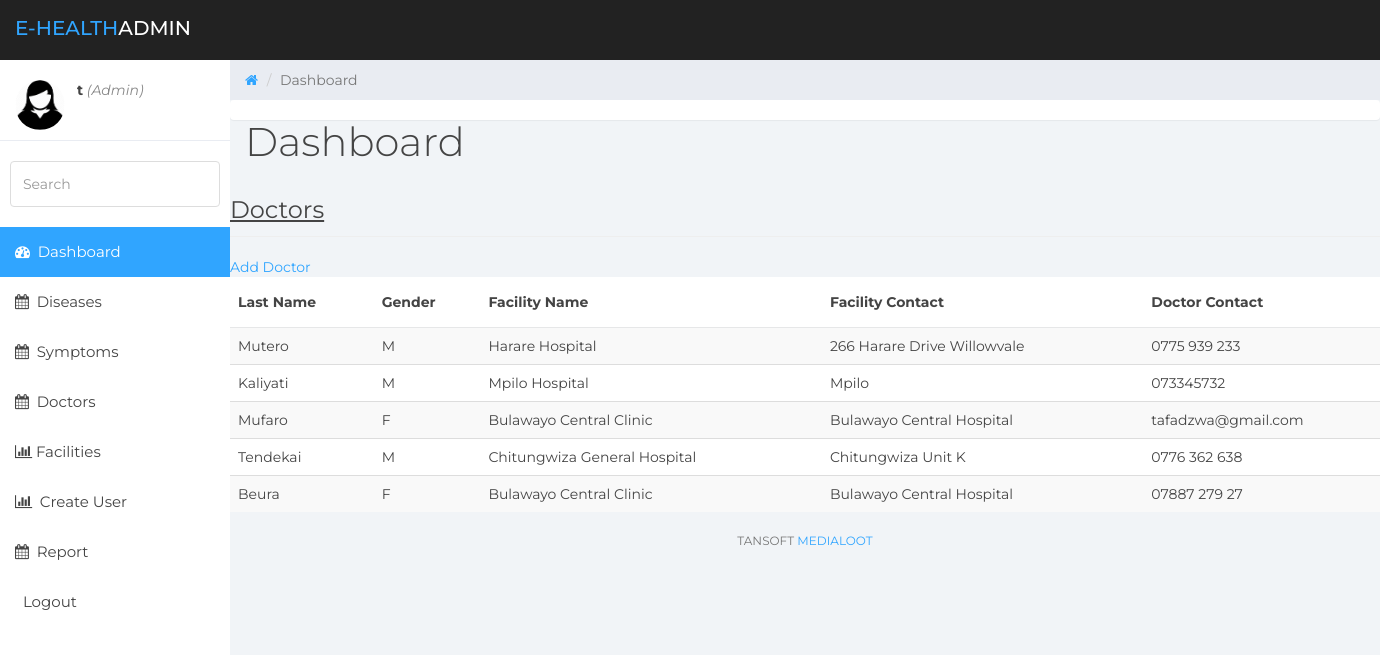
Page /admin/view_doctors.php (signed in) on the earlier database version.
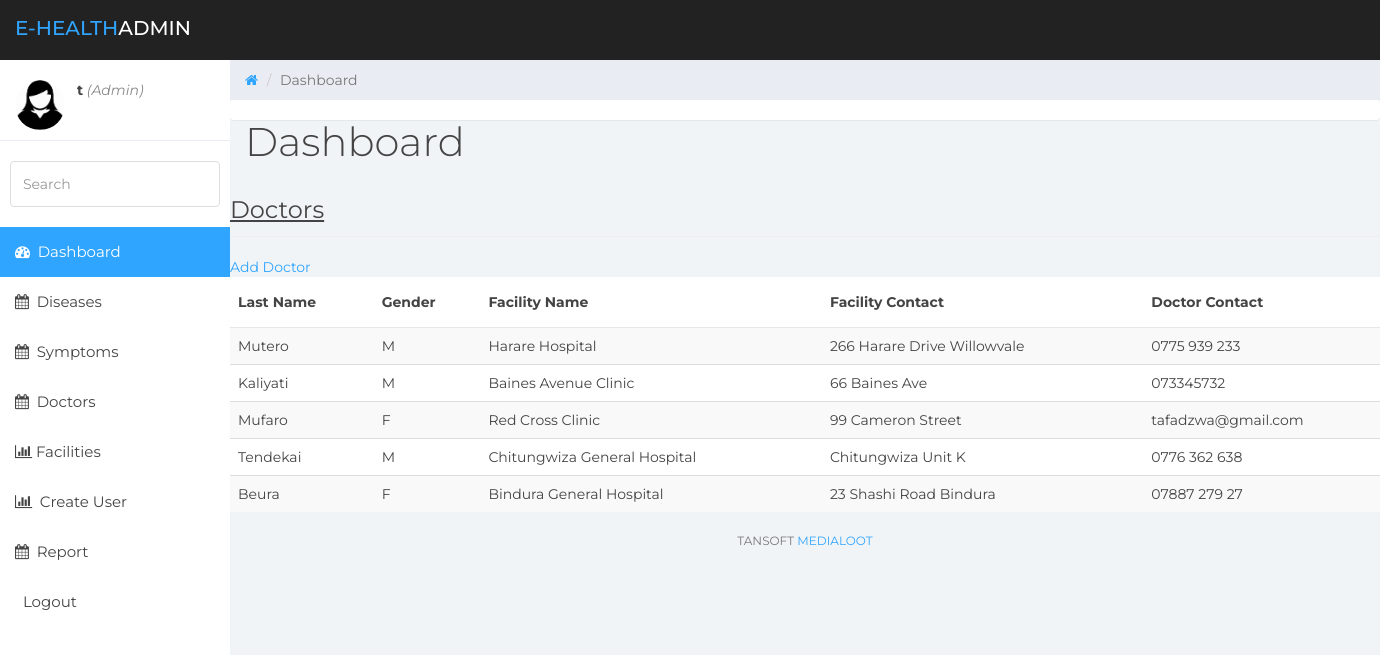
Same page on the later database version.
### tables this page shows
CREATE TABLE `practitioner` (
  `id` int(11) NOT NULL,
  `firstname` varchar(250) NOT NULL,
  `lastname` varchar(250) NOT NULL,
  `contact_details` varchar(250) NOT NULL,
  `date_created` varchar(250) NOT NULL,
  `gender` varchar(1) NOT NULL,
  `facility_id` int(11) NOT NULL,
  `speciality` varchar(250) NOT NULL,
  `disease_id` int(11) NOT NULL
);

CREATE TABLE `facility` (
  `id` int(11) NOT NULL,
  `name` varchar(250) NOT NULL,
  `city_id` int(250) NOT NULL,
  `address` varchar(250) NOT NULL,
  `latitude` double NOT NULL,
  `longitude` double NOT NULL
);

### admin/view_doctors.php (the view, shortened to what this page needs)
<!DOCTYPE html>
<html>
<head>
    <link href="../assets/css/bootstrap.min.css" rel="stylesheet">
    <link href="../assets/css/font-awesome.min.css" rel="stylesheet">
    <link href="../assets/css/datepicker3.css" rel="stylesheet">
    <link href="../assets/css/styles.css" rel="stylesheet">
</head>
<body>
<nav class="navbar navbar-custom navbar-fixed-top" role="navigation">
    <div class="container-fluid">
        <div class="navbar-header">
            <a class="navbar-brand" href="home.php"><span>E-health</span>Admin</a>
        </div>
    </div>
</nav>
<div id="sidebar-collapse" class="col-sm-3 col-lg-2 sidebar">
    <div class="profile-sidebar">
        <div class="profile-userpic">
            <img src="../images/admin_profile.png" class="img-responsive">
        </div>
        <div class="profile-usertitle">
            <div>
                <?php if (isset($_SESSION['user'])) : ?>
                    <strong><?php echo $_SESSION['user']['username']; ?></strong>
                    <i style="color: #888;">(<?php echo ucfirst($_SESSION['user']['user_type']); ?>)</i>
                    <br>
                <?php endif ?>
            </div>
        </div>
    </div>
    <form role="search">
        <div class="form-group">
            <input type="text" class="form-control" placeholder="Search">
        </div>
    </form>
    <ul class="nav menu">
        <li class="active"><a href="home.php"><em class="fa fa-dashboard">&nbsp;</em> Dashboard</a></li>
        <li><a href="view_disease.php"><em class="fa fa-calendar">&nbsp;</em> Diseases</a></li>
        <li><a href="view_symptom.php"><em class="fa fa-calendar">&nbsp;</em> Symptoms</a></li>
        <li><a href="view_doctors.php"><em class="fa fa-calendar">&nbsp;</em> Doctors</a></li>
        <li><a href="view_facility.php"><em class="fa fa-bar-chart">&nbsp;</em>Facilities</a></li>
        <li><a href="create_user.php"><em class="fa fa-bar-chart">&nbsp;</em> Create User</a></li>
        <li><a href="report.php"><em class="fa fa-calendar">&nbsp;</em> Report</a></li>
        <li><a href="home.php?logout='1'">&nbsp;</em> Logout</a></li>
    </ul>
</div>
<div class="col-sm-9 col-sm-offset-3 col-lg-10 col-lg-offset-2 main">
    <div class="row">
        <ol class="breadcrumb">
            <li><a href="#">
                    <em class="fa fa-home"></em>
                </a></li>
            <li class="active">Dashboard</li>
        </ol>
    </div>
    <div class="row">
        <div class="col-lg-12">
            <h1 class="page-header">Dashboard</h1>
        </div>
        <div class="panel panel-container">
        </div>
        <div class="container">
            <div class="row">
                <div class="page-header">
                    <font size="5">
                        <u>Doctors</u>
                    </font>
                </div>
                <div>
                    <a href="create_doctor.php">Add Doctor</a>
                </div>
            </div>
            <div class="row">
                <table class="table table-striped">
                    <thead>
                    <tr>
                        <th>Last Name</th>
                        <th>Gender</th>
                        <th>Facility Name</th>
                        <th>Facility Contact</th>
                        <th>Doctor Contact</th>
                    </tr>
                    </thead>
                    <?php
                    include('../conn.php');
                    $select = "SELECT p.lastname as lastname, p.gender as gender, f.name as facility_name
								,f.address as facility_address,p.contact_details as doc_contact FROM facility f,practitioner p
								WHERE p.facility_id=f.id";
                    $run_select = mysqli_query($conn, $select);
                    while ($rows = mysqli_fetch_array($run_select)) {
                        $lastname = $rows['lastname'];
                        $gender = $rows['gender'];
                        $facility_name = $rows['facility_name'];
                        $doc_contact = $rows['doc_contact'];
                        $facility_address = $rows['facility_address'];
                        ?>
                        <tr>
                            <td><?php echo $lastname; ?></td>
                            <td><?php echo $gender; ?></td>
                            <td><?php echo $facility_name; ?></td>
                            <td><?php echo $facility_address; ?></td>
                            <td><?php echo $doc_contact; ?></td>
                        </tr>
                        <?php
                    }
                    ?>
                </table>
            </div>
        </div>
        <div class="row">
            <div class="col-sm-12">
                <p class="back-link">Tansoft <a href="#">Medialoot</a></p>
            </div>
        </div>
    </div>
</div>
</body>
</html>

Differences in the rows shown:
changed through a linked row, practitioner "Kaliyati": facility.name "Mpilo Hospital" → "Baines Avenue Clinic"; facility.address "Mpilo" → "66 Baines Ave"
changed practitioner "Mufaro": facility.name "Bulawayo Central Clinic" → "Red Cross Clinic"; facility.address "Bulawayo Central Hospital" → "99 Cameron Street"
changed through a linked row, practitioner "Beura": facility.name "Bulawayo Central Clinic" → "Bindura General Hospital"; facility.address "Bulawayo Central Hospital" → "23 Shashi Road Bindura"
